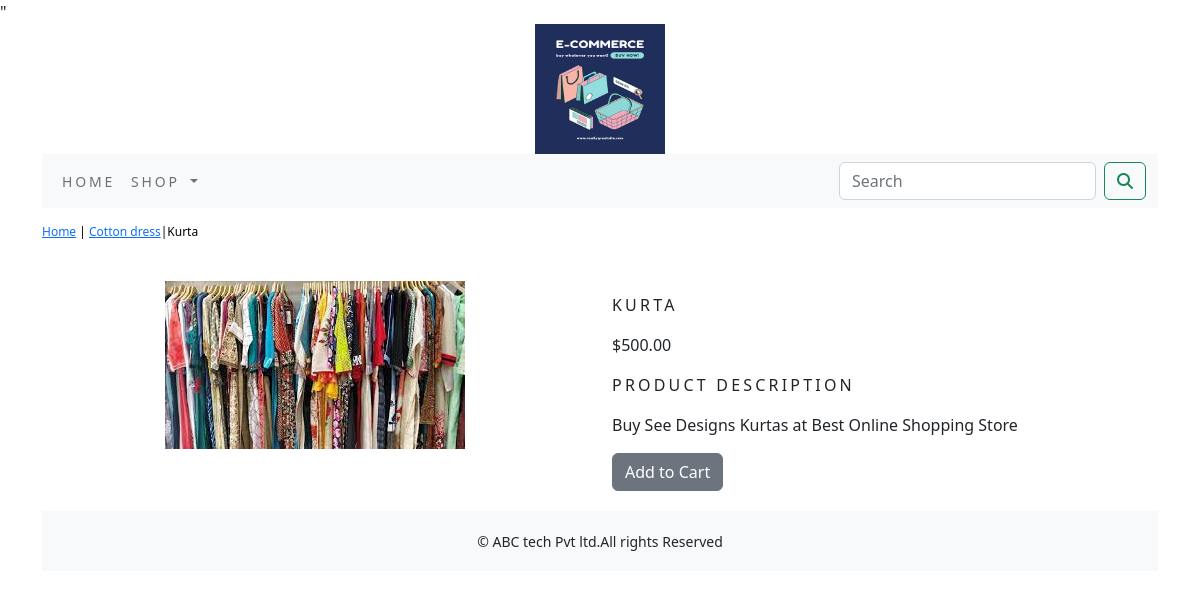
Screenshot of /shops/cotton-dress/kurta/ with the database file from the repository.
### shops/models.py (models this page shows, shortened)
class Product(models.Model):
    name=models.CharField(max_length=250,unique=True)
    slug=models.SlugField(max_length=250,unique=True)
    description=models.TextField(blank=True)
    price=models.DecimalField(max_digits=10,decimal_places=2)
    category=models.ForeignKey(Category,on_delete=models.CASCADE)
    image=models.ImageField(upload_to='product',blank=True)
    stock=models.IntegerField()
    available=models.BooleanField(default=True)
    created=models.DateTimeField(auto_now_add=True)
    updated=models.DateTimeField(auto_now=True)
    class Meta:
        ordering=('name',)
        verbose_name='product'
        verbose_name_plural='products'

class Category(models.Model):
    name=models.CharField(max_length=250,unique=True)
    slug=models.SlugField(max_length=250,unique=True)
    description=models.TextField(blank=True)
    image=models.ImageField(upload_to='category',blank=True)
    class Meta:
        ordering=('name',)
        verbose_name='category'
        verbose_name_plural='categories'
    def get_url(self):
         return reverse('shops:products_by_category',args=[self.slug])
    def __str__(self):
        return '{}'.format(self.name)

### shops/views.py (the view)
# urls.py: path('<slug:c_slug>/<slug:product_slug>/',views.proDetail,name='prodCatdetail'),
def proDetail(request,c_slug,product_slug):
    try:
        product=Product.objects.get(category__slug=c_slug,slug=product_slug)
    except Exception as e:
        raise e
    return render(request,'product.html',{'product':product})

### cart/context_processors.py (called while the page is built)
def counter(request):
    item_count=0
    if 'admin' in request.path:
        return {}
    else:
        try:
             cart=Cart.objects.filter(cart_id=_cart_id(request))
             cart_items=CartItem.objects.all().filter(cart=cart[:1])
             for cart_item in cart_items:
                 item_count += cart_item.quantity
        except Cart.DoesNotExist:
            item_count = 0
    return dict(item_count=item_count)

### cart/views.py (called while the page is built)
def _cart_id(request):
    cart=request.session.session_key
    if not cart:
        cart=request.session.create()
    return cart

### shops/context_processors.py (called while the page is built)
def menu_links(request):
    links=Category.objects.all()
    return dict(links=links)

### templates/product.html (shortened to what this page needs)
{% extends 'base.html' %}
{% load static %}
{% block content %}
<div class="row my_prod_row_class">
    <div class="mx_auto">
         <p><a href="{% url 'shops:allProdCat' %}">Home</a> | <a href="{{product.category.get_url}}">{{product.category}}</a>|{{product.name}} </p>
    </div>
<div class="container">
<br>
<div class="row">
    <div class="col-12 col-sm-12 col-md-12 col-lg-6 text-center">
        <div style="min-width:18rem">
            <img src="{{product.image.url}}" alt="{{product.name}}">
        </div>
    </div>
        <div class="col-12 col-sm-12 col-md-12 col-lg-6">
            <div>
            <h1 class="my_prod_title">{{product.name}}</h1>
            <p>${{product.price}}</p>
            <p class="my_title">Product Description</p>
            <p class="text-justify my_prod_text">{{product.description}}</p>
            {% if product.stock <= 0 %}
            <p class="text-justify my_prod_text"><b>Out of Stock </b></p>
            {% else %}
            <a class="btn btn-secondary" href="{% url 'cart:add_cart' product.id %}">Add to Cart</a>
            {% endif %}
        </div>
    </div>
</div>
</div>
{% endblock %}

### static/css/custom.css (style rules this page uses)
body { font-family: 'Roboto', sans-serif; }
.my_title { font-size:16px; text-transform:uppercase; letter-spacing:.2em; }
.my_prod_row_class { padding-top:15px; padding-bottom:20px; }
.my_prod_row_class .mx_auto { color:#000; font-size:12px; text-decoration:none; }
.my_prod_title { font-size:16px; text-transform:uppercase; letter-spacing:.2em; padding-top:15px; padding-bottom:10px; }
.my_prod_text { padding-right:20px; }

### rows the page displays
Product: category "Cotton dress", name "Kurta", image (picture), name "KURTA", price "500.00", description "Buy See Designs Kurtas at Best Online Shopping Store"
